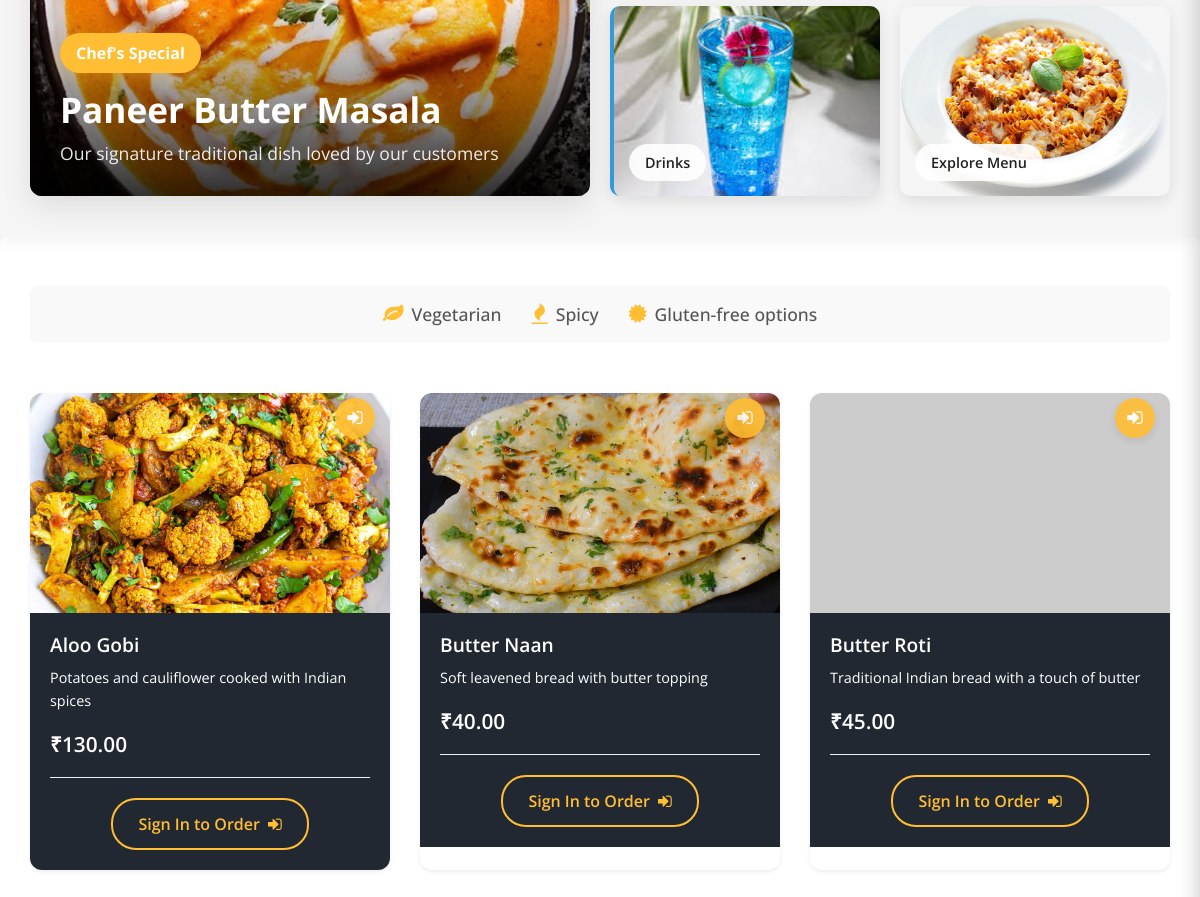
Before: /menu/?category=7 (middle part) with the older database file.
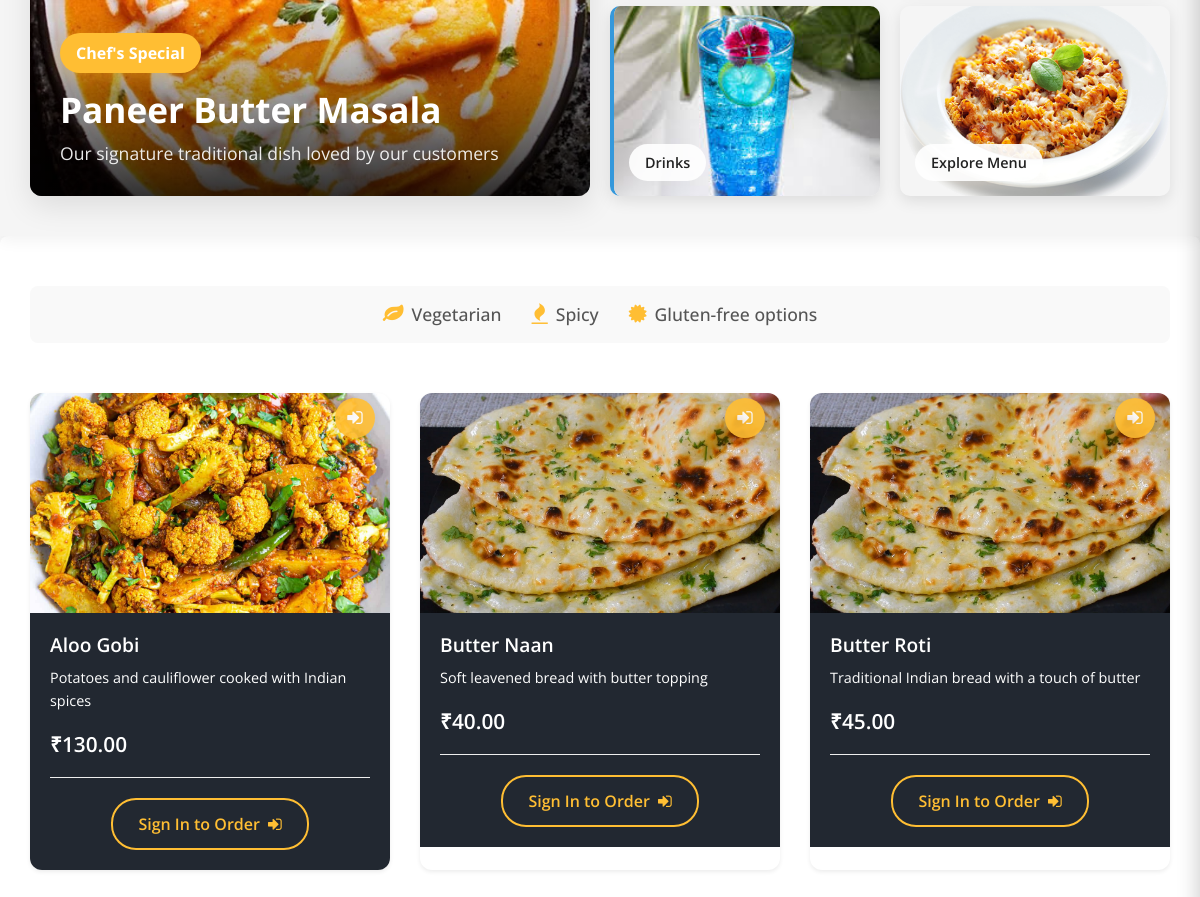
After: the same page with the newer database file.
### base_app/models.py (models this page shows, shortened)
class MenuItem(models.Model):
    name = models.CharField(max_length=100)
    description = models.TextField()
    price = models.DecimalField(max_digits=8, decimal_places=2)
    image = models.ImageField(upload_to='food_images/', blank=True, null=True)
    category = models.ForeignKey(Category, on_delete=models.CASCADE, related_name='menu_items')
    is_featured = models.BooleanField(default=False)
    is_available = models.BooleanField(default=True)
    created_at = models.DateTimeField(auto_now_add=True)
    updated_at = models.DateTimeField(auto_now=True)

### base_app/views.py (the view, shortened to what this page needs)
# urls.py: path('menu/', menu, name='Menu'),
def menu(request):
    categories = Category.objects.all().order_by('name')
    category_id = request.GET.get('category')
    if category_id:
        menu_items = MenuItem.objects.filter(
            category_id=category_id,
            is_available=True
        ).order_by('name')
    else:
        menu_items = MenuItem.objects.filter(
            is_available=True,
            category__name__in=['Traditional Food', 'Fast Food', 'Drinks', 'Desserts']
        ).select_related('category').order_by('category__name', 'name')
    contact_info = Contact.objects.first()
    if 'cart' not in request.session:
        request.session['cart'] = {}
    cart_items = []
    cart_total = 0
    context = {
        'categories': categories,
        'menu_items': menu_items,
        'contact_info': contact_info,
        'cart_items': cart_items,
        'cart_total': cart_total,
    }
    return render(request, 'menu.html', context)

### my_restaurant/Templates/menu.html (shortened to what the changed rows need)
{% extends "base.html" %}
{% block class %}class="sub_page"{% endblock class %}
{% load static %}
{% block main %}
  <div class="menu-page-wrapper">
    <section class="menu_content_section">
      <div class="container">
        <div class="menu-items-container">
          {% if not request.GET.category %}
            {% regroup menu_items by category as category_items %}
            {% for category_group in category_items %}
              {% if category_group.grouper.name == 'Traditional Food' or category_group.grouper.name == 'Fast Food' or category_group.grouper.name == 'Drinks' %}
                <div class="category-header {% if category_group.grouper.name == 'Traditional Food' %}traditional{% elif category_group.grouper.name == 'Fast Food' %}fast-food{% elif category_group.grouper.name == 'Drinks' %}drinks{% endif %}">
                  <div class="category-image-banner">
                    {% if category_group.grouper.name == 'Traditional Food' %}
                    <img src="{% static 'images/paneer-butter-masala-5.webp' %}" alt="{{ category_group.grouper.name }}" class="img-fluid">
                    {% elif category_group.grouper.name == 'Fast Food' %}
                    <img src="{% static 'images/Cheese Burger.jpeg' %}" alt="{{ category_group.grouper.name }}" class="img-fluid">
                    {% elif category_group.grouper.name == 'Drinks' %}
                    <img src="{% static 'images/Cold Coffee.jpeg' %}" alt="{{ category_group.grouper.name }}" class="img-fluid">
                    {% else %}
                    <img src="https://placehold.co/1200x300?text={{ category_group.grouper.name }}" alt="{{ category_group.grouper.name }}" class="img-fluid">
                    {% endif %}
                  </div>
                  <h3>{{ category_group.grouper.name }}</h3>
                  <p>{{ category_group.grouper.description }}</p>
                </div>
                <div class="row">
                  {% for item in category_group.list %}
                    <div class="col-md-6 col-lg-4 menu-item-container">
                      <div class="menu-item box h-100 shadow-sm">
                        <div class="img-box">
                          {% if item.image %}
                          <img src="{{ item.image.url }}" alt="{{ item.name }}" class="img-fluid rounded-top">
                          {% else %}
                          <img src="https://placehold.co/400x300?text={{ item.name }}" alt="{{ item.name }}" class="img-fluid rounded-top">
                          {% endif %}
                          {% if user.is_authenticated %}
                          <div class="quick-add">
                            <a href="{% url 'Add_To_Cart' item.id %}" onclick="addToCartAndToggle(event, '{{ item.id }}')">
                              <i class="fa fa-plus"></i>
                            </a>
                          </div>
                          {% else %}
                          <div class="quick-add">
                            <a href="{% url 'Login' %}?next={% url 'Menu' %}{% if request.GET.category %}?category={{ request.GET.category }}{% endif %}">
                              <i class="fa fa-sign-in"></i>
                            </a>
                          </div>
                          {% endif %}
                        </div>
                        <div class="detail-box">
                          <h5>{{ item.name }}</h5>
                          <p>{{ item.description|truncatechars:100 }}</p>
                          <div class="options">
                            <h6>₹{{ item.price }}</h6>
                          </div>
                          <div class="item-actions">
                            {% if user.is_authenticated %}
                            <a href="{% url 'Add_To_Cart' item.id %}" class="add-to-cart-btn" onclick="addToCartAndToggle(event, '{{ item.id }}')">
                              <span>Add to Cart</span>
                              <i class="fa fa-shopping-cart"></i>
                            </a>
                            {% else %}
                            <a href="{% url 'Login' %}?next={% url 'Menu' %}{% if request.GET.category %}?category={{ request.GET.category }}{% endif %}" class="add-to-cart-btn">
                              <span>Sign In to Order</span>
                              <i class="fa fa-sign-in"></i>
                            </a>
                            {% endif %}
                          </div>
                        </div>
                      </div>
                    </div>
                  {% endfor %}
                </div>
              {% endif %}
            {% endfor %}
          {% else %}
          <div class="row">
            {% for item in menu_items %}
            <div class="col-md-6 col-lg-4 menu-item-container">
              <div class="menu-item box h-100 shadow-sm">
                <div class="img-box">
                  {% if item.image %}
                  <img src="{{ item.image.url }}" alt="{{ item.name }}" class="img-fluid rounded-top">
                  {% else %}
                  <img src="https://placehold.co/400x300?text={{ item.name }}" alt="{{ item.name }}" class="img-fluid rounded-top">
                  {% endif %}
                  {% if user.is_authenticated %}
                  <div class="quick-add">
                    <a href="{% url 'Add_To_Cart' item.id %}" onclick="addToCartAndToggle(event, '{{ item.id }}')">
                      <i class="fa fa-plus"></i>
                    </a>
                  </div>
                  {% else %}
                  <div class="quick-add">
                    <a href="{% url 'Login' %}?next={% url 'Menu' %}{% if request.GET.category %}?category={{ request.GET.category }}{% endif %}">
                      <i class="fa fa-sign-in"></i>
                    </a>
                  </div>
                  {% endif %}
                </div>
                <div class="detail-box">
                  <h5>{{ item.name }}</h5>
                  <p>{{ item.description|truncatechars:100 }}</p>
                  <div class="options">
                    <h6>₹{{ item.price }}</h6>
                  </div>
                  <div class="item-actions">
                    {% if user.is_authenticated %}
                    <a href="{% url 'Add_To_Cart' item.id %}" class="add-to-cart-btn" onclick="addToCartAndToggle(event, '{{ item.id }}')">
                      <span>Add to Cart</span>
                      <i class="fa fa-shopping-cart"></i>
                    </a>
                    {% else %}
                    <a href="{% url 'Login' %}?next={% url 'Menu' %}{% if request.GET.category %}?category={{ request.GET.category }}{% endif %}" class="add-to-cart-btn">
                      <span>Sign In to Order</span>
                      <i class="fa fa-sign-in"></i>
                    </a>
                    {% endif %}
                  </div>
                </div>
              </div>
            </div>
            {% empty %}
            <div class="col-12 text-center empty-category">
              <img src="https://placehold.co/150x150?text=No+Items" alt="No items" class="empty-img">
              <p>No menu items available in this category.</p>
              <a href="{% url 'Menu' %}" class="back-to-menu">Back to Full Menu</a>
            </div>
            {% endfor %}
          </div>
          {% endif %}
        </div>
      </div>
    </section>
  </div>
{% endblock main %}

Changed rows visible on the page:
changed MenuItem "Butter Roti": image: picture added
